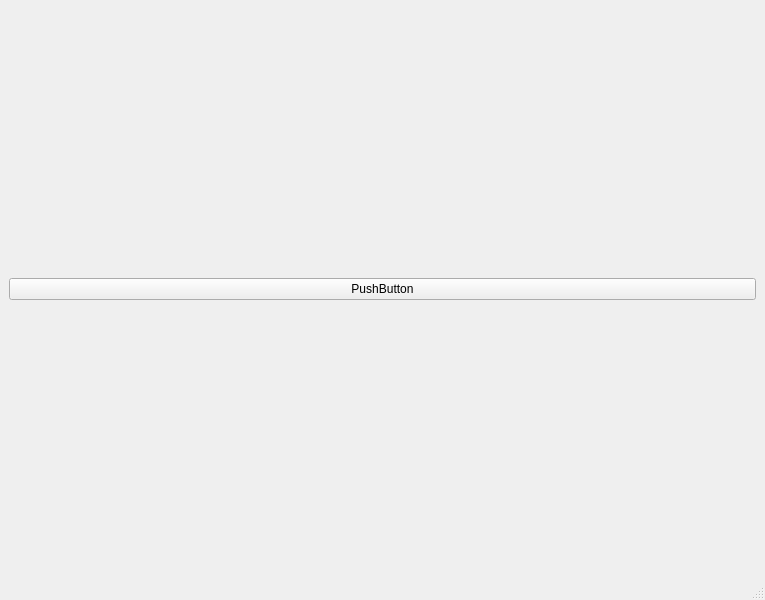
<?xml version="1.0" encoding="UTF-8"?>
<ui version="4.0">
 <class>MainWindow</class>
 <widget class="QMainWindow" name="MainWindow">
  <property name="geometry">
   <rect>
    <x>0</x>
    <y>0</y>
    <width>765</width>
    <height>600</height>
   </rect>
  </property>
  <property name="windowTitle">
   <string>MainWindow</string>
  </property>
  <widget class="QWidget" name="centralwidget">
   <layout class="QGridLayout" name="gridLayout">
    <item row="0" column="0">
     <layout class="QVBoxLayout" name="verticalLayout">
      <item>
       <widget class="QPushButton" name="pushButton">
        <property name="text">
         <string>PushButton</string>
        </property>
       </widget>
      </item>
      <item>
       <layout class="QVBoxLayout" name="verticalLayout_2"/>
      </item>
     </layout>
    </item>
   </layout>
  </widget>
  <widget class="QStatusBar" name="statusbar"/>
 </widget>
 <resources/>
 <connections/>
</ui>
